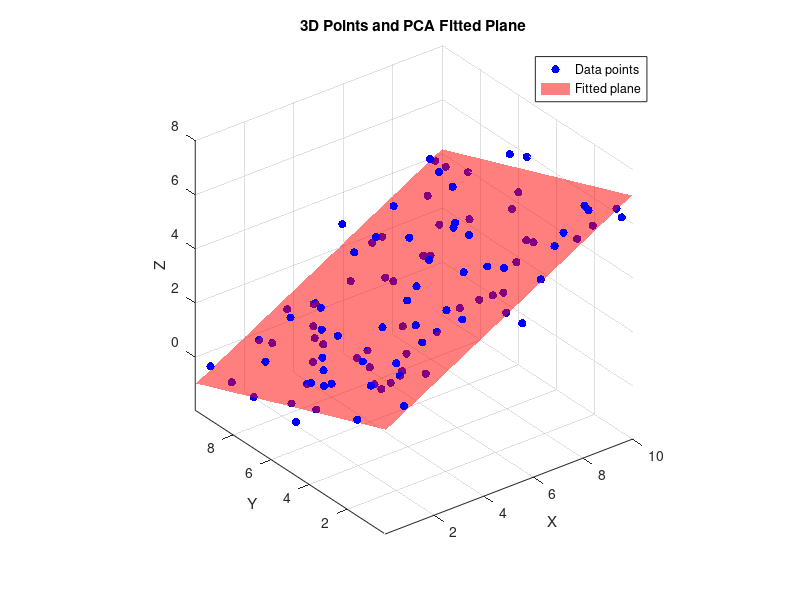
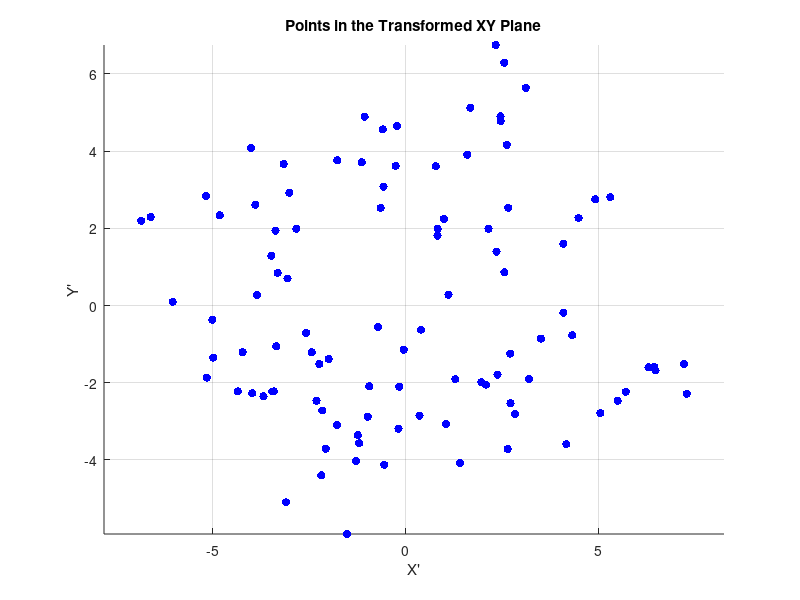

Here is the MATLAB script that generated these plots, in order:
% Generate synthetic 3D data
rng(42); % For reproducibility
num_points = 100;

% Generate points lying near a tilted plane: z = 0.5x - 0.3y + 2
X = rand(num_points, 1) * 10; % Random x-coordinates
Y = rand(num_points, 1) * 10; % Random y-coordinates
Z = 0.5 * X - 0.3 * Y + 2 + randn(num_points, 1) * 0.5; % Add noise to z-coordinates

% Combine into a single matrix
centroids = [X, Y, Z];

%% Perform PCA
[coeff, ~, ~] = pca(centroids); 

% Extract the normal vector (3rd principal component)
normal_vector = coeff(:, 3);

% Find the mean of the points
mean_point = mean(centroids, 1);

% Visualize the data and the fitted plane
figure;
scatter3(centroids(:, 1), centroids(:, 2), centroids(:, 3), 'b', 'filled'); 
hold on;

% Define the plane based on the PCA normal vector
[X_plane, Y_plane] = meshgrid(linspace(min(X), max(X), 10), linspace(min(Y), max(Y), 10));
Z_plane = mean_point(3) - ...
    normal_vector(1)/normal_vector(3) * (X_plane - mean_point(1)) - ...
    normal_vector(2)/normal_vector(3) * (Y_plane - mean_point(2));

% Plot the plane
surf(X_plane, Y_plane, Z_plane, 'FaceAlpha', 0.5, 'EdgeColor', 'none', 'FaceColor', 'r');
colormap autumn;

% Annotate the plot
xlabel('X'); ylabel('Y'); zlabel('Z');
title('3D Points and PCA Fitted Plane');
grid on; axis equal;
legend('Data points', 'Fitted plane');
view(3);
hold off;

% Display the normal vector and its angles
disp('Normal vector of the plane:');
disp(normal_vector);

% Calculate angles with coordinate planes
angle_with_xy = acosd(abs(normal_vector(3)) / norm(normal_vector));
angle_with_xz = acosd(abs(normal_vector(2)) / norm(normal_vector));
angle_with_yz = acosd(abs(normal_vector(1)) / norm(normal_vector));

fprintf('Angle with XY-plane: %.2f degrees\n', angle_with_xy);
fprintf('Angle with XZ-plane: %.2f degrees\n', angle_with_xz);
fprintf('Angle with YZ-plane: %.2f degrees\n', angle_with_yz);

%% 
% Center the data
centered_data = centroids - mean_point;

% PCA transformation matrix (columns are new axes)
T = coeff; % Transformation matrix based on PCA components

% Transform the data into the new coordinate system
transformed_data = centered_data * T;

% Extract the coordinates in the new XY' plane
XY_plane_data = transformed_data(:, 1:2); % Only X' and Y' components

% Calculate distances in the new XY' plane
% Example: Distance from the first point to all others
distances = sqrt(sum((XY_plane_data - XY_plane_data(1, :)).^2, 2));

% Visualize the points in the new coordinate system
figure;
scatter(XY_plane_data(:, 1), XY_plane_data(:, 2), 'b', 'filled');
xlabel('X'''); ylabel('Y''');
title('Points in the Transformed XY Plane');
grid on; axis equal;

